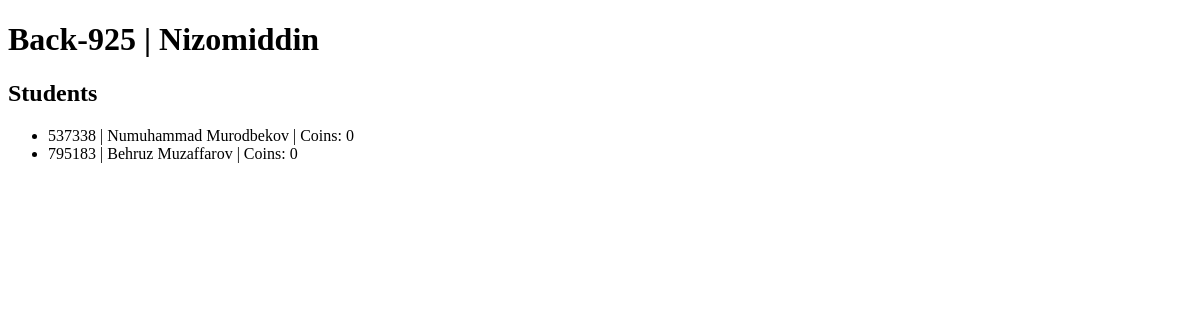
Page /teachers/group_detail/1/ on the earlier database version.
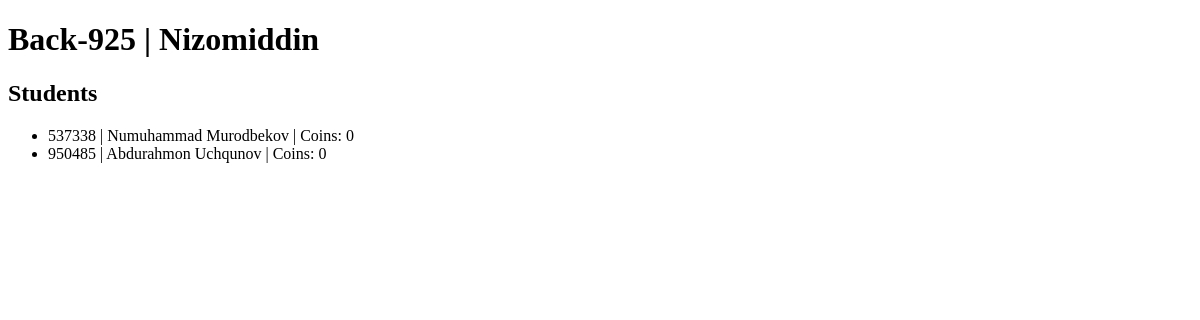
Same page on the later database version.
### users/models.py (models this page shows, shortened)
class CustomUser(AbstractUser):
    groups = models.ManyToManyField(
        'auth.Group',
        related_name='customuser_set',  # related_name bilan to'qnashuv oldini olish
        blank=True
    )
    user_permissions = models.ManyToManyField(
        'auth.Permission',
        related_name='customuser_set_permissions',  # related_name bilan to'qnashuv oldini olish
        blank=True
    )

class Student(CustomUser):
    LIGAS = (
        ('Hacker', 'Hacker'),
        ('Coder', 'Coder'),
        ('Gamer', 'Gamer'),
    )
    liga = models.CharField(max_length=10, choices=LIGAS, default=random.choice(LIGAS)[0])
    coins = models.IntegerField(default=0)
    avatar = models.ImageField(upload_to='students/avatars/')
    phone = models.CharField(max_length=13)
    xp = models.IntegerField(default=0)
    level = models.IntegerField(default=1)
    group = models.ForeignKey(Group, on_delete=models.CASCADE, related_name='student_group')

class CustomUser(AbstractUser):
    groups = models.ManyToManyField(
        'auth.Group',
        related_name='customuser_set',  # related_name bilan to'qnashuv oldini olish
        blank=True
    )
    user_permissions = models.ManyToManyField(
        'auth.Permission',
        related_name='customuser_set_permissions',  # related_name bilan to'qnashuv oldini olish
        blank=True
    )

### teachers/views.py (the view)
# urls.py: path('group_detail/<int:id>/', detail_group, name='group-detail'),
def detail_group(request, id):
    group = Group.objects.get(pk=id)
    students = Student.objects.filter(group=group)
    context = {
        'group': group,
        'students': students,
    }
    return render(request, 'group_detail.html', context)

### templates/group_detail.html (shortened to what this page needs)
<!DOCTYPE html>
<html lang="en">
<head>
</head>
<body>
<h1>{{ group.name }} | {{ group.teacher.first_name }}</h1>
<h2>Students</h2>
<ul>
  {% for student in students %}
    <li>{{ student.username }} | {{ student.first_name }} {{ student.last_name }} | Coins: {{ student.coins }}</li>
  {% endfor %}
</ul>
</body>
</html>

Differences in the rows shown:
no longer on this page (row edited): Student: username "795183", first_name "Behruz", last_name "Muzaffarov", coins "0"
added Student: username "950485", first_name "Abdurahmon", last_name "Uchqunov", coins "0"
